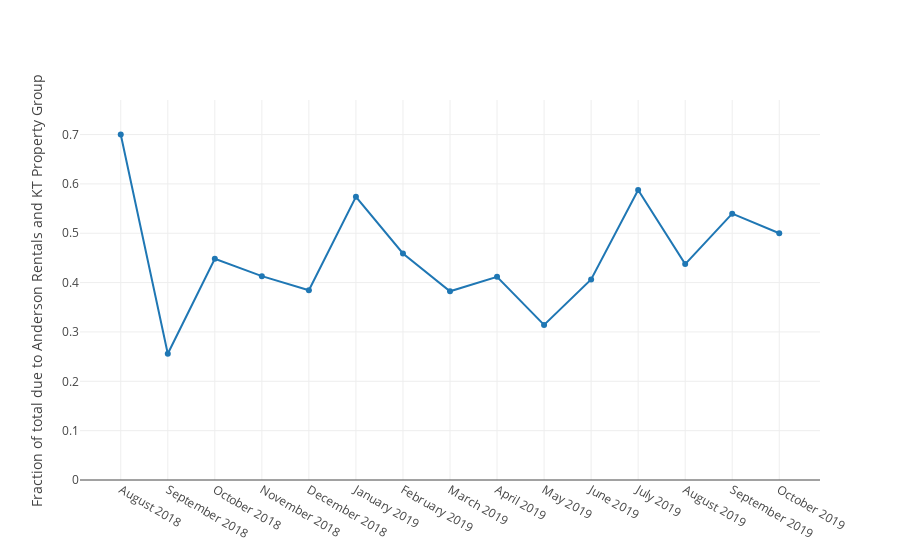

Notebook cell for this chart:
### Markdown cell above
## Fraction of overall eviction-related damages hearings over time initiated by K&R Hoosier Investments (Anderson Rentals) and KT Property Group

### Code cell
df_damages_filtered = filter_df(df, event='damages hearing', case_title='KT Property Group LLC|Hoosier Investment LLC')
df_damages_filtered = df_damages_filtered[df_damages_filtered['Case Number'].isin(df_evictions['Case Number'])]
df_damages_by_month_filtered = number_by_month(df_damages_filtered)
line_plot(df_damages_by_month.Month,
          df_damages_by_month_filtered.Count/df_damages_by_month.Count,
          xlabel=None,
          ylabel='Fraction of total due to Anderson Rentals and KT Property Group')

### Figure 1 — Plotly figure (JSON) as saved in the notebook; plotly's stock layout.template omitted (floating-point values rounded to 4 significant figures)
{"data": [{"type": "scatter", "uid": "2cde911a-c860-11e9-ae04-6c4008929994", "x": ["August 2018", "September 2018", "October 2018", "November 2018", "December 2018", "January 2019", "February 2019", "March 2019", "April 2019", "May 2019", "June 2019", "July 2019", "August 2019", "September 2019", "October 2019"], "y": [0.7, 0.2558, 0.4483, 0.413, 0.3846, 0.5738, 0.459, 0.3824, 0.4118, 0.3143, 0.4062, 0.5875, 0.4375, 0.5397, 0.5]}], "layout": {"yaxis": {"range": [0, 0.77], "title": "Fraction of total due to Anderson Rentals and KT Property Group"}}}
